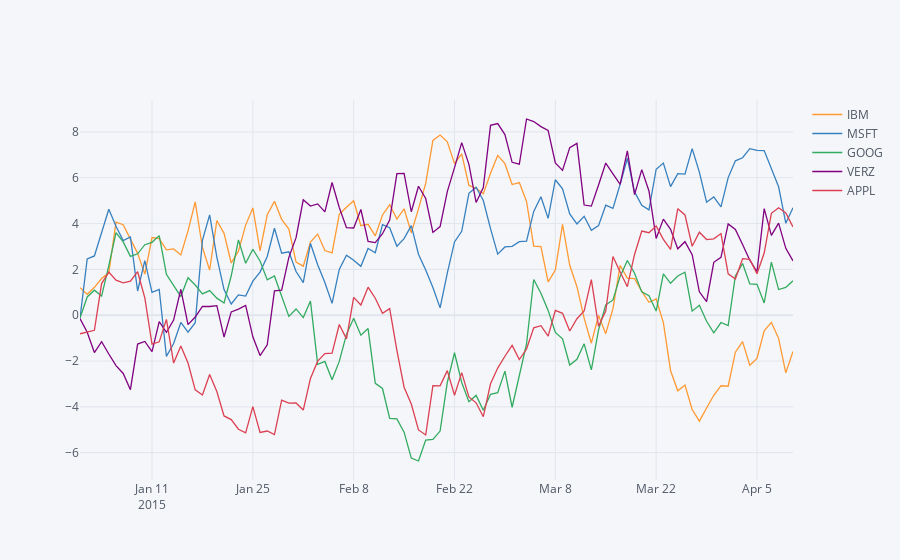

Notebook code cell kept with this figure:
### Code cell
df.iplot(filename='Tutorial 1')
